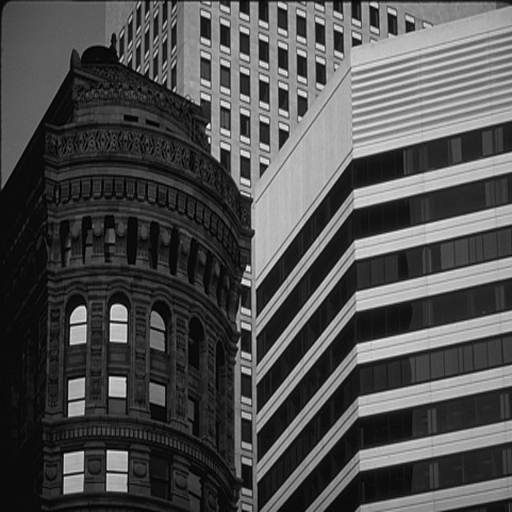
#> input picture toSend/images/buildings.bmp, 512 x 512 px
$ python fakemarks.py
#> lines starting #> are read from the running program, lines starting #| are printed output that depends on the picture; after the words box and inside, x2 and y2 are one past the last pixel; in counts of white or black regions, pixels touching at a corner belong together
#> in embedding, image is the input picture: shape (512, 512); min 0, max 247, mean 78.8
### oldembeddings/embeddingSS.py
from scipy.fft import dct, idct
import numpy as np
import cv2
import matplotlib.pyplot as plt
import image_processing as ip

"""
NOTES:
destroyed with attack 2 and 5

"""
# [6 lines left out: function generate_mark, not called in this run]

# here we will insert differnt possibilities for embedding

def embedding_DCT(image, mark, alpha = 0.1, v='multiplicative', plot_mark = False):
    # Get the DCT transform of the image
    ori_dct = dct(dct(image,axis=0, norm='ortho'),axis=1, norm='ortho')
    # Get the locations of the most perceptually significant components
    sign = np.sign(ori_dct)
    ori_dct = abs(ori_dct)
    locations = np.argsort(-ori_dct,axis=None) # - sign is used to get descending order
    rows = image.shape[0]
    locations = [(val//rows, val%rows) for val in locations] # locations as (x,y) coordinates
    # Embed the watermark
    watermarked_dct = ori_dct.copy()
    mark_places = ori_dct.copy()
    mark_places[:,:] = 1
    for idx, (loc,mark_val) in enumerate(zip(locations[1:], mark)):
        if v == 'additive':
            watermarked_dct[loc] += (alpha * mark_val)
        elif v == 'multiplicative':
            watermarked_dct[loc] *= 1 + (alpha * mark_val)
            mark_places[loc] = 0
    # Restore sign and o back to spatial domain
    if plot_mark:
        plt.figure(figsize=(15, 6))
        plt.title('Position for watermark embedding')
        plt.imshow(mark_places, cmap='gray')
        plt.draw()
    watermarked_dct *= sign
    watermarked = np.uint8(idct(idct(watermarked_dct,axis=1, norm='ortho'),axis=0, norm='ortho'))
    return watermarked


import pywt

def embedding(name_image, mark, alpha = 0.1, name_output = 'watermarked.bmp'):
    # first level
    image = cv2.imread(name_image, 0)
    watermarked = embedding_DCT(image, alpha=alpha, mark=mark, plot_mark= False)
#> in embedding_DCT, `sign = np.sign(ori_dct)`:
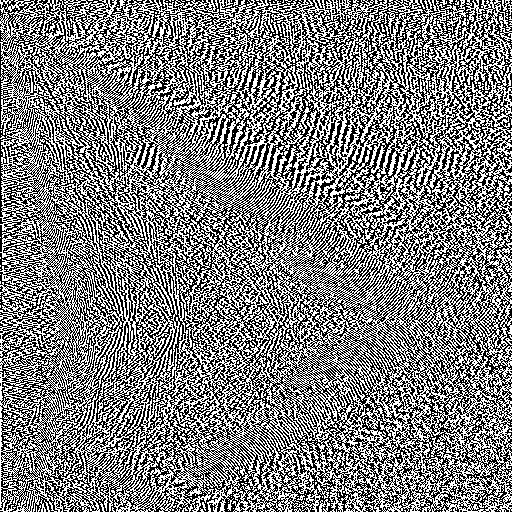
#> sign: shape (512, 512) float64; values -1 (black) and 1 (white), 50% white; black in thin lines or dots
#> in embedding_DCT, `locations = [(val//rows, val%rows) for val in locations]`: locations = 262144 items
#> in embedding_DCT, `mark_places[:,:] = 1`: mark_places: shape (512, 512) float64; every value is 1
#> the loop in embedding_DCT, `for idx, (loc,mark_val) in enumerate(zip(locations[1:], mark)):` made 1024 passes
#> (loc, mark_val) on passes 1 to 3: ((0, 1), 1), ((1, 0), 1), ((19, 4), 1)
#> after the loop in embedding_DCT, `for idx, (loc,mark_val) in enumerate(zip(locations[1:], mark)):`: mark_places: shape (512, 512) float64; values 0 (black) and 1 (white), 99.6% white; black in thin lines or dots, all inside (x1, y1, x2, y2) = (0, 0, 210, 178)
#> after the loop in embedding_DCT, `for idx, (loc,mark_val) in enumerate(zip(locations[1:], mark)):`: watermarked_dct: shape (512, 512) float64; min 7.9e-07, max 40368.5, mean 12.3
#> in embedding, `LL3, (LH3, HL3, HH3) = pywt.dwt2(LL2, 'haar')`:
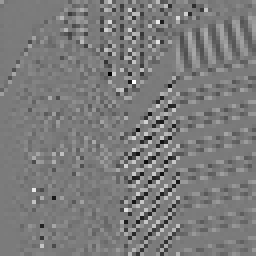
#> HH3: shape (64, 64) float64 (shown 4 times larger); min -298.8, max 318.1, mean 0.1; drawn with min black and max white
#> call 2 of embedding_DCT, with mark = array of shape (1024,), alpha = 0.1, v = 'multiplicative', plot_mark = False
#> the loop in embedding_DCT (call 2), `for idx, (loc,mark_val) in enumerate(zip(locations[1:], mark)):` made 1024 passes
#> after the loop in embedding_DCT (call 2), `for idx, (loc,mark_val) in enumerate(zip(locations[1:], mark)):`: watermarked_dct: shape (512, 512) float64; min 7.9e-07, max 40368.5, mean 12.3
    coeffs2 = pywt.dwt2(image, 'haar')
    LL, (LH, HL, HH) = coeffs2
    #LL = embedding_DCT(LL, alpha=alpha, mark=mark, plot_mark= False)
    # second level
    coeffs2_2 = pywt.dwt2(LL, 'haar')
    LL2, (LH2, HL2, HH2) = coeffs2_2

    # third level
    LL3, (LH3, HL3, HH3) = pywt.dwt2(LL2, 'haar')

    # watermarked =  pywt.idwt2((LL, (LH, HL, HH)), 'haar')
    # watermarked =  pywt.idwt2((pywt.idwt2((LL2, (LH2, HL2, HH2)), 'haar'), (LH, HL, HH)), 'haar')
    # return pywt.idwt2((pywt.idwt2((pywt.idwt2((LL3, (LH3, HL3, HH3)), (LH2, HL2, HH2)), 'haar'), (LH, HL, HH)), 'haar')

    cv2.imwrite(name_output, watermarked)
    return watermarked

### oldembeddings/embedding.py
from scipy.fft import dct, idct
import numpy as np
import cv2
import matplotlib.pyplot as plt
import image_processing as ip

"""
NOTES

destroyed with attack 5, 2, 4
"""

# [6 lines left out: function generate_mark, not called in this run]

# here we will insert differnt possibilities for embedding

def embedding_DCT(image, mark, alpha = 0.1, v='multiplicative', plot_mark = False):
    # Get the DCT transform of the image
    ori_dct = dct(dct(image,axis=0, norm='ortho'),axis=1, norm='ortho')
    # Get the locations of the most perceptually significant components
    sign = np.sign(ori_dct)
    ori_dct = abs(ori_dct)
    locations = np.argsort(-ori_dct,axis=None) # - sign is used to get descending order
    rows = image.shape[0]
    locations = [(val//rows, val%rows) for val in locations] # locations as (x,y) coordinates
    # Embed the watermark
    watermarked_dct = ori_dct.copy()
    mark_places = ori_dct.copy()
    mark_places[:,:] = 1
    for idx, (loc,mark_val) in enumerate(zip(locations[1:], mark)):
        if v == 'additive':
            watermarked_dct[loc] += (alpha * mark_val)
        elif v == 'multiplicative':
            watermarked_dct[loc] *= 1 + ( alpha * mark_val)
            mark_places[loc] = 0
    # Restore sign and o back to spatial domain
    if plot_mark:
        plt.figure(figsize=(15, 6))
        plt.title('Position for watermark embedding')
        plt.imshow(mark_places, cmap='gray')
        plt.show()
    watermarked_dct *= sign
    watermarked = (idct(idct(watermarked_dct,axis=1, norm='ortho'),axis=0, norm='ortho'))
    return watermarked


import pywt

def embedding(name_image, mark, alpha = 0.1, name_output = 'watermarked.bmp'):
    # first level
    image = cv2.imread(name_image, 0)
    coeffs2 = pywt.dwt2(image, 'haar')
    LL, (LH, HL, HH) = coeffs2

    # second level
    coeffs2_2 = pywt.dwt2(LL, 'haar')
    LL2, (LH2, HL2, HH2) = coeffs2_2
    mark1 = mark[:int(mark.size / 2)]
    mark2 = mark[int(mark.size / 2):]
    HL2 = embedding_DCT(HL2, alpha=alpha, mark=mark1)
#> in embedding_DCT, `sign = np.sign(ori_dct)`: sign: shape (128, 128) float64; values -1 (black) and 1 (white), 50% white in thin lines or dots
#> in embedding_DCT, `locations = np.argsort(-ori_dct,axis=None)`: locations = 16384 values, max 16383 at index 12820, min 0 at index 98, mean 8191.5
#> in embedding_DCT, `locations = [(val//rows, val%rows) for val in locations]`: locations = 16384 pairs, first value 0 to 127, second value 0 to 127
#> in embedding_DCT, `mark_places[:,:] = 1`: mark_places: shape (128, 128) float64; every value is 1
#> the loop in embedding_DCT, `for idx, (loc,mark_val) in enumerate(zip(locations[1:], mark)):` made 512 passes
#> (loc, mark_val) on passes 1 to 3: ((20, 24), 1), ((0, 53), 1), ((1, 98), 1)
#> after the loop in embedding_DCT, `for idx, (loc,mark_val) in enumerate(zip(locations[1:], mark)):`:
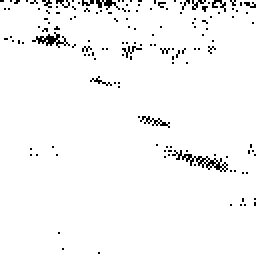
#> mark_places: shape (128, 128) float64 (shown 2 times larger); values 0 (black) and 1 (white), 96.9% white; black in thin lines or dots
#> after the loop in embedding_DCT, `for idx, (loc,mark_val) in enumerate(zip(locations[1:], mark)):`: watermarked_dct: shape (128, 128) float64; min 4.59e-05, max 395.5, mean 27.2
    LH2 = embedding_DCT(LH2, alpha=alpha, mark=mark2)
#> call 2 of embedding_DCT, with mark = array of shape (512,), alpha = 0.1, v = 'multiplicative', plot_mark = False
#> in embedding_DCT (call 2), `sign = np.sign(ori_dct)`:
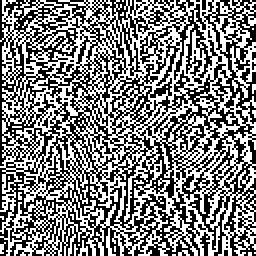
#> sign: shape (128, 128) float64 (shown 2 times larger); values -1 (black) and 1 (white), 49.9% white in thin lines or dots
#> in embedding_DCT (call 2), `locations = np.argsort(-ori_dct,axis=None)`: locations = 16384 values, max 16383 at index 13087, min 0 at index 2348, mean 8191.5
#> in embedding_DCT (call 2), `locations = [(val//rows, val%rows) for val in locations]`: locations = 16384 pairs, first value 0 to 127, second value 0 to 127
#> the loop in embedding_DCT (call 2), `for idx, (loc,mark_val) in enumerate(zip(locations[1:], mark)):` made 512 passes
#> (loc, mark_val) on passes 1 to 3: ((20, 4), 1), ((116, 28), 1), ((124, 31), 1)
#> after the loop in embedding_DCT (call 2), `for idx, (loc,mark_val) in enumerate(zip(locations[1:], mark)):`:
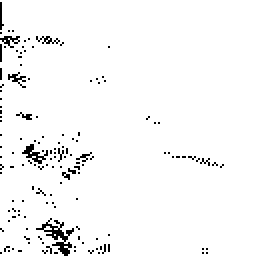
#> mark_places: shape (128, 128) float64 (shown 2 times larger); values 0 (black) and 1 (white), 96.9% white; black in thin lines or dots, all inside (x1, y1, x2, y2) = (0, 1, 112, 128)
#> after the loop in embedding_DCT (call 2), `for idx, (loc,mark_val) in enumerate(zip(locations[1:], mark)):`: watermarked_dct: shape (128, 128) float64; min 0.00128, max 558.4, mean 31.2
#> call 3 of embedding_DCT, with mark = array of shape (512,), alpha = 0.5, v = 'multiplicative', plot_mark = False
#> in embedding_DCT (call 3), `locations = np.argsort(-ori_dct,axis=None)`: locations = 16384 values, max 16383 at index 12820, min 0 at index 98, mean 8191.5
#> in embedding_DCT (call 3), `locations = [(val//rows, val%rows) for val in locations]`: locations = 16384 pairs, first value 0 to 127, second value 0 to 127
#> the loop in embedding_DCT (call 3), `for idx, (loc,mark_val) in enumerate(zip(locations[1:], mark)):` made 512 passes
#> after the loop in embedding_DCT (call 3), `for idx, (loc,mark_val) in enumerate(zip(locations[1:], mark)):`:
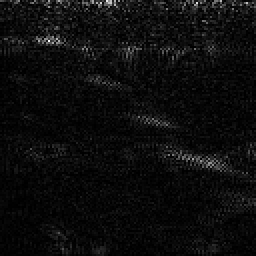
#> watermarked_dct: shape (128, 128) float64 (shown 2 times larger); min 4.59e-05, max 539.4, mean 28.1; drawn with min black and max white
#> call 4 of embedding_DCT, with mark = array of shape (512,), alpha = 0.5, v = 'multiplicative', plot_mark = False
#> in embedding_DCT (call 4), `locations = np.argsort(-ori_dct,axis=None)`: locations = 16384 values, max 16383 at index 13087, min 0 at index 2348, mean 8191.5
#> in embedding_DCT (call 4), `locations = [(val//rows, val%rows) for val in locations]`: locations = 16384 pairs, first value 0 to 127, second value 0 to 127
#> the loop in embedding_DCT (call 4), `for idx, (loc,mark_val) in enumerate(zip(locations[1:], mark)):` made 512 passes
#> after the loop in embedding_DCT (call 4), `for idx, (loc,mark_val) in enumerate(zip(locations[1:], mark)):`:
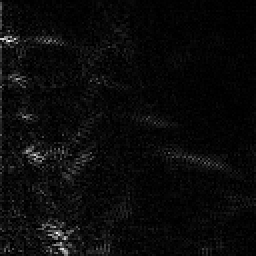
#> watermarked_dct: shape (128, 128) float64 (shown 2 times larger); min 0.00128, max 761.5, mean 32.3; drawn with min black and max white
#> the loop in embedding_DCT (call 3), `for idx, (loc,mark_val) in enumerate(zip(locations[1:], mark)):` made 1024 passes
#> the loop in embedding_DCT (call 4), `for idx, (loc,mark_val) in enumerate(zip(locations[1:], mark)):` made 1024 passes
    # third level
    LL3, (LH3, HL3, HH3) = pywt.dwt2(LL2, 'haar')

    # return pywt.idwt2((LL, (LH, HL, HH)), 'haar')
    watermarked =  pywt.idwt2((pywt.idwt2((LL2, (LH2, HL2, HH2)), 'haar'), (LH, HL, HH)), 'haar')
    # return pywt.idwt2((pywt.idwt2((pywt.idwt2((LL3, (LH3, HL3, HH3)), (LH2, HL2, HH2)), 'haar'), (LH, HL, HH)), 'haar')

    cv2.imwrite(name_output, watermarked)
    return watermarked

### image_processing.py
import numpy as np
import os
from PIL import Image
from scipy.ndimage import gaussian_filter
from scipy.signal import medfilt
from skimage.transform import rescale
from math import sqrt
from scipy.signal import convolve2d
import matplotlib.pyplot as plt

"""
AWGN (Additive White Gaussian Noise) is used to add a normally distributed noise to an image.
"""


def awgn(img, std, seed):
  mean = 0.0
  np.random.seed(seed)
  attacked = img + np.random.normal(mean, std, img.shape)
  attacked = np.clip(attacked, 0, 255)
  return attacked


"""
Blurring: The blurring is used to remove "outlier" pixels that might be caused by noise. This filter uses a kernel
of pixels that, sliding through the whole image, changes the value of the pixel in the middle of the kernel with a
weighted average of the values of the pixels in the kernel. In a Gaussian blur, the pixels that are closer to the
center of the kernel are given more weight than those far away from the center. The standard deviations (sigma) of
the Gaussian filter, which affects the size of the kernel, can be an integer or a list of two integers.
"""


from scipy.ndimage.filters import gaussian_filter

def blur(img, sigma):
    attacked = gaussian_filter(img, sigma)
    return attacked


"""
The sharpening filter is the reverse of blurring. It is used to enhance details in an image by exaggerating the
brightness difference along edges within an image.
"""


def sharpening(img, sigma, alpha):
    filter_blurred_f = gaussian_filter(img, sigma)
    attacked = img + alpha * (img - filter_blurred_f)
    return attacked


"""
The median filter is a digital filtering technique often used to remove noise from a signal or an image. The
filter uses a sliding window that replaces the pixel value at the center of the window with the median of all the
pixels in the window. The kernel_size can be a scalar or an 2-length list giving the size of the median filter window
in each dimension. Elements of kernel_size should be odd. If kernel_size is a scalar, then this scalar is used as the
size in each dimension.
"""

from scipy.signal import medfilt

def median(img, kernel_size):
  attacked = medfilt(img, kernel_size)
  return attacked


"""
Resizing is a common operation that can be performed on images.
When an image is downscaled, some information will be lost as the final image will contain less pixels.
When upscaled the values of the new pixels are estimated using interpolation.
"""


import cv2

def resizing(img, scale):
  x, y = img.shape
  _x = int(x*scale)
  _y = int(y*scale)

  attacked = cv2.resize(img, (_x, _y))
  attacked = cv2.resize(attacked, (x, y))

  return attacked


"""
Images require a lot of bandwidth and storage capacity. Compression is aimed at reducing the amount of data to be
transmitted. One of the main standards is JPEG. The JPEG is a lossy scheme, i.e. some information is lost during the
process. By increasing the compression rate, artifacts appear: blocking, blurring, chromatic aberrations. In Python
we can specify the Quality Factor (QF ∈ [0, 100]$). They lower the QF the higher the compression rate.
"""

# provare a convertire in uint
import cv2

def jpeg_compression(img, QF):
  cv2.imwrite('tmp.jpg', img, [int(cv2.IMWRITE_JPEG_QUALITY), QF])
  attacked = cv2.imread('tmp.jpg', 0)
  os.remove('tmp.jpg')

  return attacked


"""
This function is used to calculate the wpsnr of an watermarked and/or attacked image
"""


# [12 lines left out: function wpsnr, not called in this run]


"""
This function is used to plot two images.
"""


# [9 lines left out: function plotting_images, not called in this run]

### attack.py
import random
import image_processing as ip
from psnr import wpsnr

"""
This will just be used for our own testing purposes, not for the challenge.
We still have to develop an attack strategy for the day of the challenge.
"""


# [22 lines left out: function random_attack, not called in this run]

def attack_num(watermarked,i, output = False):
    if i == 1:
        attacked = ip.awgn(watermarked, 5.0, 123)
    elif i == 2:
        attacked = ip.blur(watermarked, 1.5)
    elif i == 3:
        attacked = ip.sharpening(watermarked, 1, 1)
    elif i == 4:
        attacked = ip.median(watermarked, [3, 5])
    elif i == 5:
        attacked = ip.resizing(watermarked, 0.5)
    elif i == 6:
        attacked = ip.jpeg_compression(watermarked, 20)
    if output:
        # print('Attacked with attack :',i)
        return attacked, i
    # w = ip.wpsnr(original, attacked)
    # print("wPSNR of attacked picture {image_name}: {decibel:.2f}dB".format(image_name=name_image, decibel=w))
    # ip.plotting_images(original, attacked, title=('Attacked {image_name}').format(image_name=name_image))
    else:
        return attacked

"""
just used and implemented for our own testing purposes
"""


# [52 lines left out: functions combined_attack, random_attack_param, attack_jpeg_resize, not called in this run]

# [4 lines that do not run on import are left out]

### fakemarks.py
import oldembeddings.embedding
import oldembeddings.embeddingSS
import cv2
import numpy as np
import attack as at

if __name__ == "__main__":
    path_out = 'toSend/fakemarks_comp/'
    mark_size = 1024

    mark = np.random.uniform(0.0, 1.0, mark_size)
    mark = np.uint8(np.rint(mark))
    img = 'buildings'
    name_image = 'toSend/images/' + img + '.bmp'
    name_out = path_out + 'wat_' + img + '-00' + '.bmp'
    oldembeddings.embeddingSS.embedding(name_image, mark, name_output=name_out,alpha=0.05)
    name_out = path_out + 'wat_' + img + '-01' + '.bmp'
    oldembeddings.embeddingSS.embedding(name_image, mark, name_output=name_out)
    name_out = path_out + 'wat_' + img + '-02' + '.bmp'
    oldembeddings.embedding.embedding(name_image, mark, name_output=name_out)
    name_out = path_out + 'wat_' + img + '-03' + '.bmp'
    oldembeddings.embedding.embedding(name_image, mark, name_output=name_out, alpha= 0.5)
    name_out = path_out + 'wat_' + img + '-04' + '.bmp'
    oldembeddings.embedding.embedding(name_image, mark, name_output=name_out, alpha = 1)
    name_out = path_out + 'wat_' + img + '-05' + '.bmp'
    oldembeddings.embeddingSS.embedding(name_image, mark, name_output=name_out, alpha=0.5)
    name_out = path_out + 'wat_' + img + '-06' + '.bmp'
    oldembeddings.embeddingSS.embedding(name_image, mark, name_output=name_out, alpha= 1)
    name_out = path_out + 'wat_' + img + '-07' + '.bmp'
    oldembeddings.embedding.embedding(name_image, mark, name_output=name_out, alpha= 0.2)
    name_out = path_out + 'wat_' + img + '-08' + '.bmp'
    oldembeddings.embedding.embedding(name_image, mark, name_output=name_out, alpha=0.7)
    name_out = path_out + 'wat_' + img + '-09' + '.bmp'
    oldembeddings.embedding.embedding(name_image, mark, name_output=name_out, alpha=1.4)

    image = cv2.imread(name_image,0)
    for i in range(1,7):
        name_out = path_out + 'wat_' + img + '-' + str(i+9).zfill(2) + '.bmp'
        cv2.imwrite(name_out,at.attack_num(image,i))
